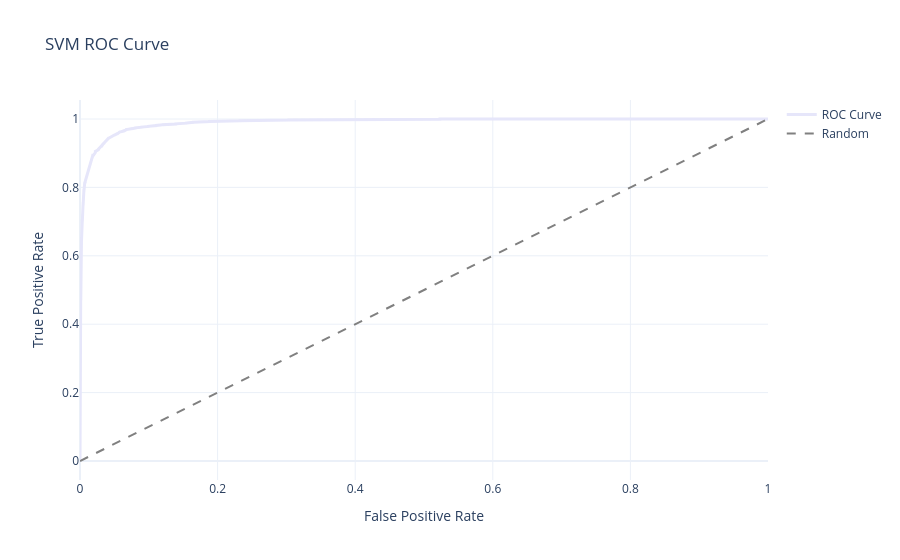
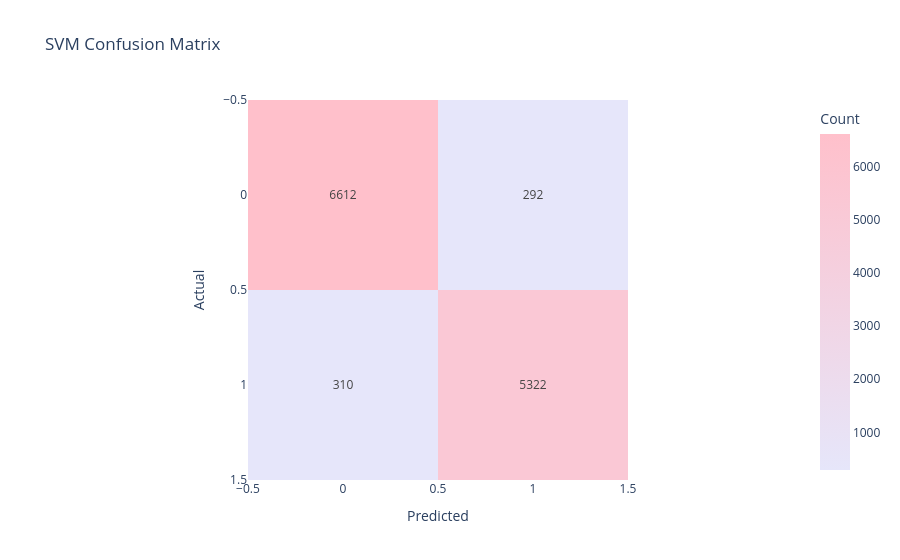

The notebook cell these images were saved under, in order:
### Code cell
#starting SVM Model evaluation
print("\nStarting SVM Model Evaluation...\n")
y_pred = best_svm.predict(X_test_vec)
y_scores = best_svm.decision_function(X_test_vec)
acc = accuracy_score(y_test, y_pred)
f1 = f1_score(y_test, y_pred)
print(f"Accuracy: {acc:.4f}")
print(f"F1-score: {f1:.4f}")
roc_auc = roc_auc_score(y_test, y_scores)
print(f"ROC-AUC: {roc_auc:.4f}")
fpr, tpr, thresholds = roc_curve(y_test, y_scores)
fig_roc = go.Figure()
fig_roc.add_trace(go.Scatter(x=fpr, y=tpr, mode='lines', name='ROC Curve', line=dict(color='lavender', width=3)))
fig_roc.add_trace(go.Scatter(x=[0,1], y=[0,1], mode='lines', name='Random', line=dict(color='gray', dash='dash')))
fig_roc.update_layout(
    title='SVM ROC Curve',
    xaxis_title='False Positive Rate',
    yaxis_title='True Positive Rate',
    template='plotly_white'
)
fig_roc.show()
cm = confusion_matrix(y_test, y_pred)
cm_fig = px.imshow(
    cm,
    text_auto=True,
    color_continuous_scale=['lavender','pink'],
    labels=dict(x="Predicted", y="Actual", color="Count"),
    title="SVM Confusion Matrix"
)
cm_fig.show()
precision, recall, pr_thresholds = precision_recall_curve(y_test, y_scores)
fig_pr = go.Figure()
fig_pr.add_trace(go.Scatter(x=recall, y=precision, mode='lines', line=dict(color='pink', width=3), name='Precision-Recall'))
fig_pr.update_layout(
    title='SVM Precision-Recall Curve',
    xaxis_title='Recall',
    yaxis_title='Precision',
    template='plotly_white'
)
fig_pr.show()
print("\nClassification Report:")
print(classification_report(y_test, y_pred))

### Figure 1 — Plotly figure (JSON) as saved in the notebook; plotly's stock layout.template omitted (floating-point values rounded to 4 significant figures; data arrays with more than 128 entries replaced by an {"elided": "..."} marker saying what was removed)
{"data": [{"line": {"color": "lavender", "width": 3}, "mode": "lines", "name": "ROC Curve", "type": "scatter", "x": {"elided": "959 float values"}, "y": {"elided": "959 float values"}}, {"line": {"color": "gray", "dash": "dash"}, "mode": "lines", "name": "Random", "type": "scatter", "x": [0, 1], "y": [0, 1]}], "layout": {"title": {"text": "SVM ROC Curve"}, "xaxis": {"title": {"text": "False Positive Rate"}}, "yaxis": {"title": {"text": "True Positive Rate"}}}}

### Figure 2 — Plotly figure (JSON) as saved in the notebook; plotly's stock layout.template omitted (floating-point values rounded to 4 significant figures)
{"data": [{"coloraxis": "coloraxis", "hovertemplate": "Predicted: %{x}<br>Actual: %{y}<br>Count: %{z}<extra></extra>", "name": "0", "texttemplate": "%{z}", "type": "heatmap", "xaxis": "x", "yaxis": "y", "z": [[6612, 292], [310, 5322]]}], "layout": {"coloraxis": {"colorbar": {"title": {"text": "Count"}}, "colorscale": [[0, "lavender"], [1, "pink"]]}, "title": {"text": "SVM Confusion Matrix"}, "xaxis": {"anchor": "y", "constrain": "domain", "domain": [0, 1], "scaleanchor": "y", "title": {"text": "Predicted"}}, "yaxis": {"anchor": "x", "autorange": "reversed", "constrain": "domain", "domain": [0, 1], "title": {"text": "Actual"}}}}
